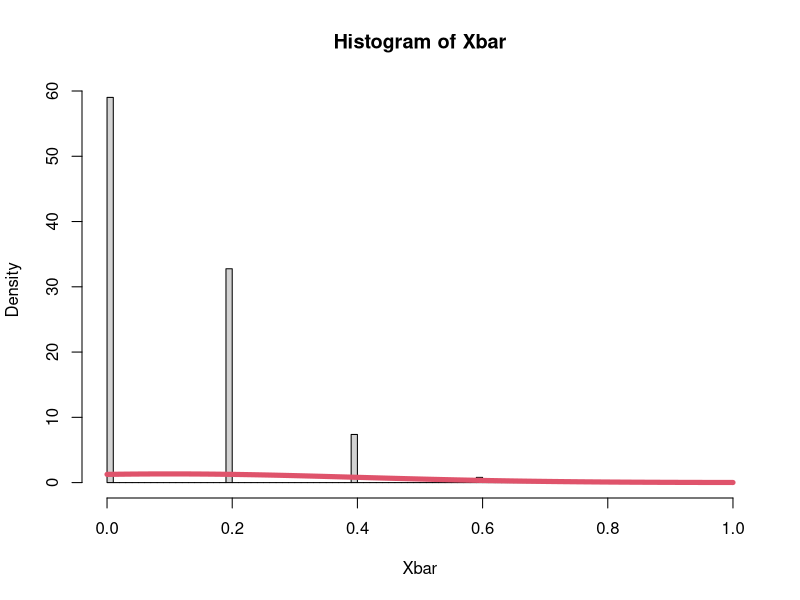
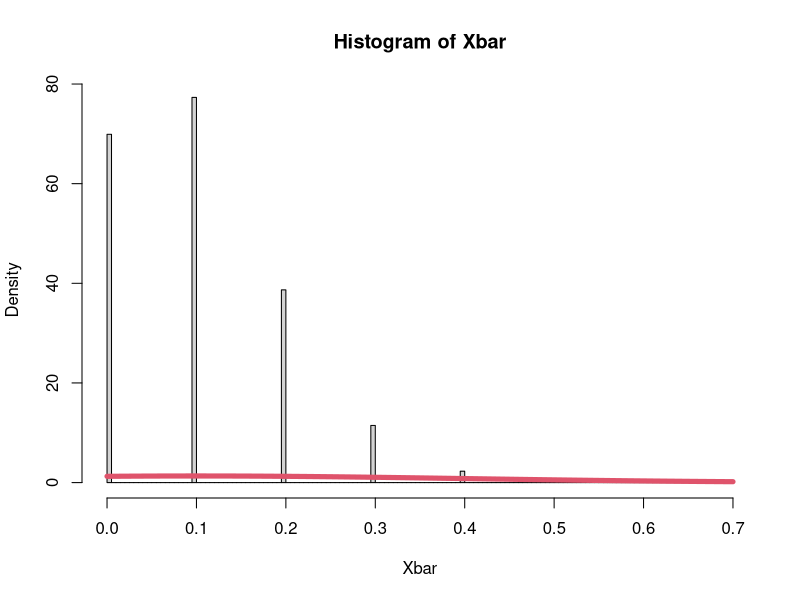
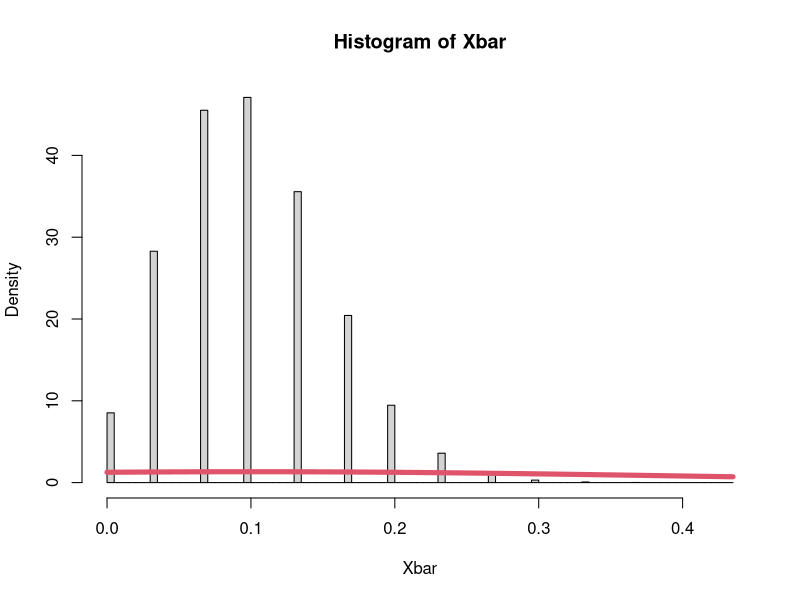
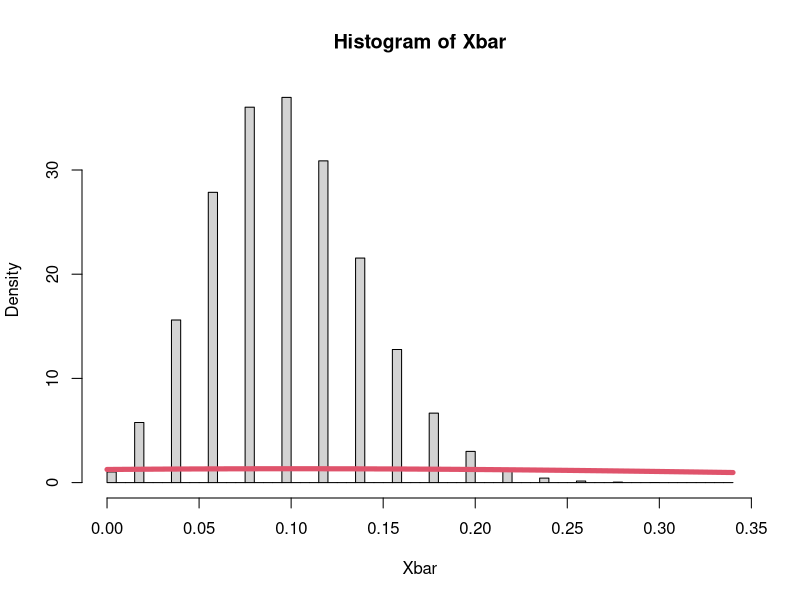
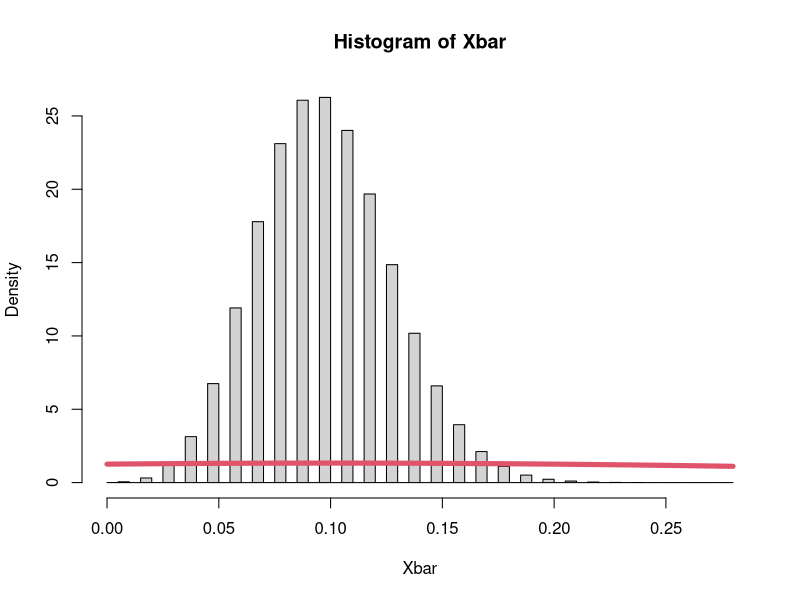
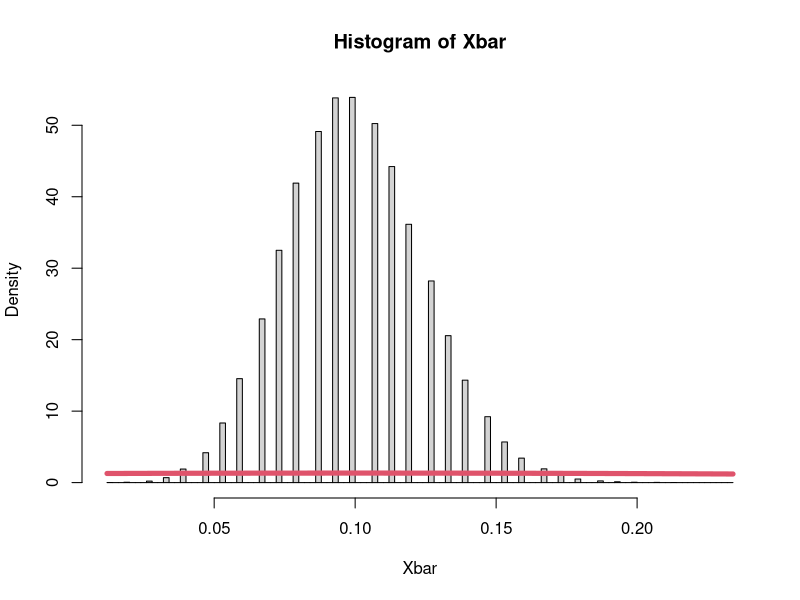
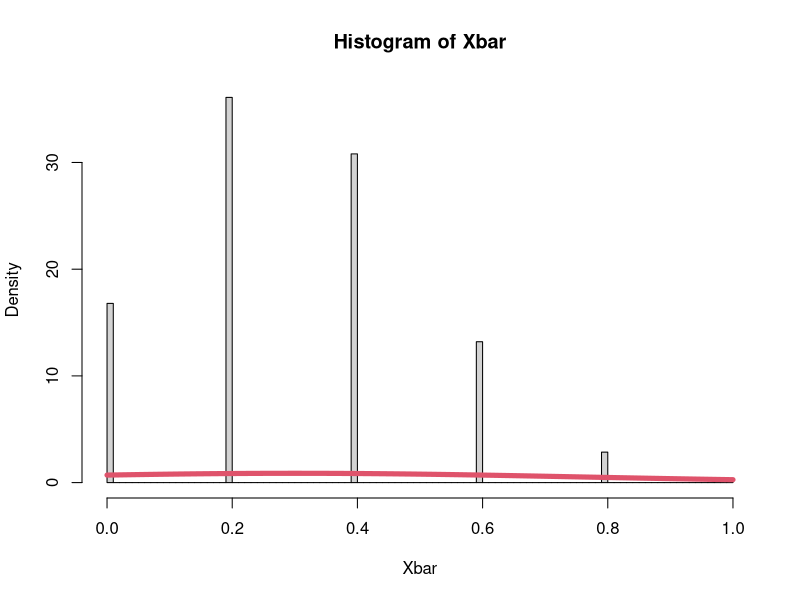
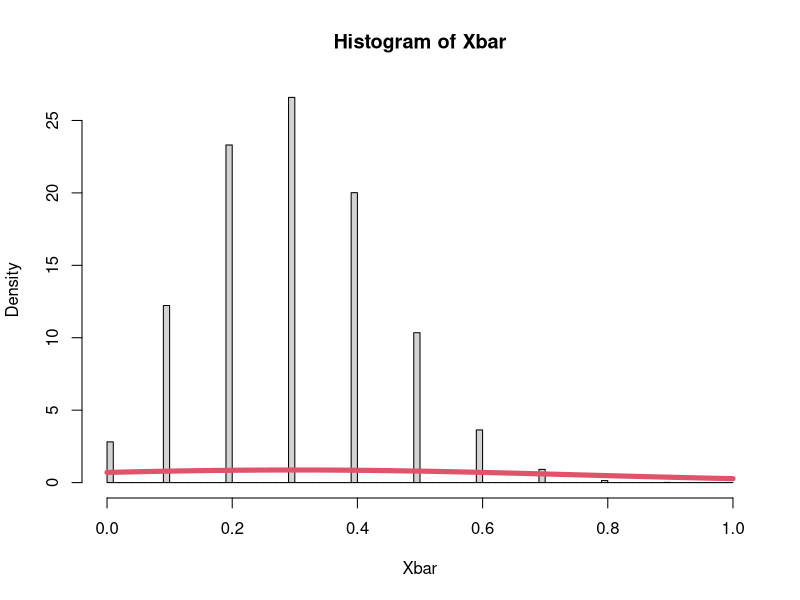

Here is the R script that generated these plots, in order:
## ---- chunk 1

set.seed(124)
prob = c(0.1 , 0.3 , 0.5 , 0.7 , 0.9)
s = 1
n = c(5 ,10 , 30 , 50 , 100 , 150)
r = 500000
for(j in 1:length(prob)){
for(i in 1:length(n)){
D = matrix(rbinom(n = n[i] * r , size = s ,  prob = prob[j]) ,
           ncol = r , nrow = n[i])

Xbar = colMeans(D)
print(paste("for prob =  ", prob[j] ," n = ",n[i] ))
hist(Xbar , breaks = 100  , freq = F)
curve(dnorm(x ,  s * prob[j] , sqrt(prob[j] * n[i] *  (1-prob[j]) / n[i] )) ,
      col = 2 , add = T , lwd = 5)

print(paste("the mean of x bar for prob =  ", prob[j] ," n = ",n[i] ,"is : " , mean(Xbar)))
print(paste("the mean of x distribution for prob =  ", prob[j] ," n = ",n[i] ,"is : " , (m = s * prob[j])))

print(paste("the variance of x bar for prob =  ", prob[j] ," n = ",n[i] ,"is : "
            , (var(Xbar))))
print(paste("the variance of x distribution for prob =  ", prob[j] ," n = ",n[i] ,"is :"
            , (v = (prob[j] * s  *(1-prob[j]) / n ))))
}
}
